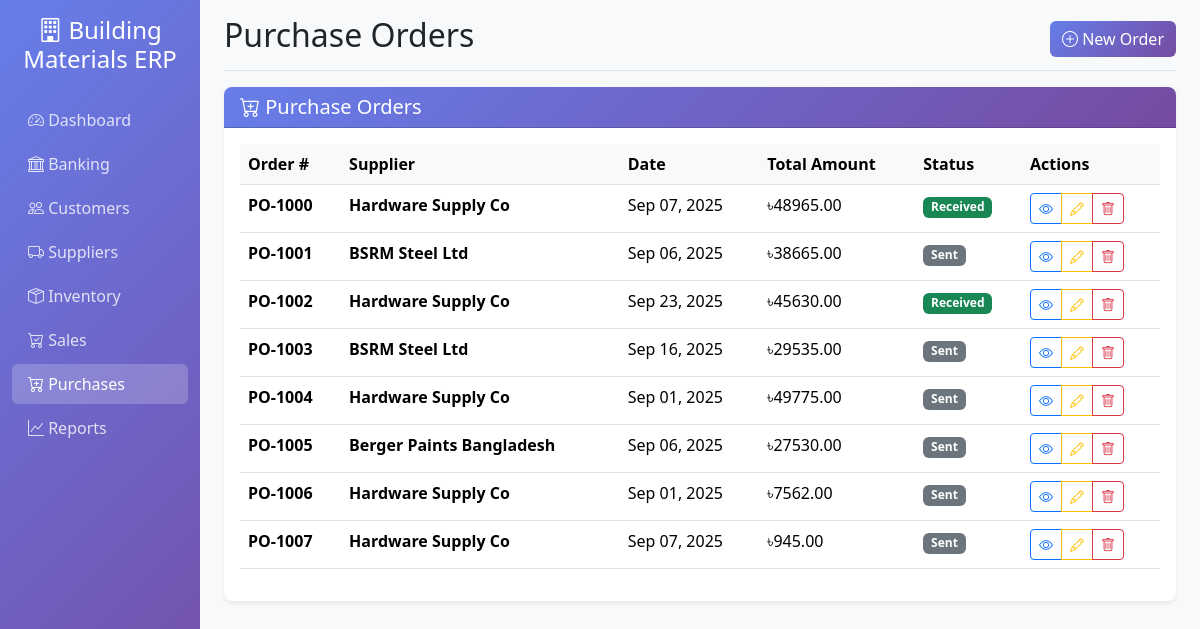
/purchases/orders/, run on the app's committed database.
### purchases/models.py (models this page shows, shortened)
class PurchaseOrder(models.Model):
    ORDER_STATUS = [
        ('draft', 'Draft'),
        ('sent', 'Sent'),
        ('received', 'Received'),
        ('cancelled', 'Cancelled'),
    ]
    order_number = models.CharField(max_length=50, unique=True)
    supplier = models.ForeignKey(Supplier, on_delete=models.CASCADE)
    order_date = models.DateField()
    expected_date = models.DateField()
    status = models.CharField(max_length=20, choices=ORDER_STATUS, default='draft')
    total_amount = models.DecimalField(max_digits=15, decimal_places=2, default=0)
    notes = models.TextField(blank=True)
    created_by = models.ForeignKey(User, on_delete=models.SET_NULL, null=True)
    created_at = models.DateTimeField(auto_now_add=True)
    updated_at = models.DateTimeField(auto_now=True)
    class Meta:
        verbose_name = "Purchase Order"
        verbose_name_plural = "Purchase Orders"

### suppliers/models.py (models this page shows, shortened)
class Supplier(models.Model):
    name = models.CharField(max_length=200)
    contact_person = models.CharField(max_length=100, blank=True)
    phone = models.CharField(max_length=20, blank=True)
    email = models.EmailField(blank=True)
    address = models.TextField(blank=True)
    city = models.CharField(max_length=100, blank=True)
    terms = models.TextField(blank=True)
    opening_balance = models.DecimalField(max_digits=15, decimal_places=2, default=0)
    current_balance = models.DecimalField(max_digits=15, decimal_places=2, default=0)
    is_active = models.BooleanField(default=True)
    created_at = models.DateTimeField(auto_now_add=True)
    updated_at = models.DateTimeField(auto_now=True)
    class Meta:
        verbose_name = "Supplier"
        verbose_name_plural = "Suppliers"

### purchases/views.py (the view)
# urls.py: path('orders/', views.PurchaseOrderListView.as_view(), name='order_list'),
class PurchaseOrderListView(ListView):
    model = PurchaseOrder
    template_name = 'purchases/order_list.html'
    context_object_name = 'orders'

### templates/purchases/order_list.html (shortened to what this page needs)
{% extends 'base.html' %}
{% block page_title %}Purchase Orders{% endblock %}
{% block page_actions %}
<a href="{% url 'purchases:order_create' %}" class="btn btn-primary">
    <i class="bi bi-plus-circle"></i> New Order
</a>
{% endblock %}
{% block content %}
<div class="row">
    <div class="col-12">
        <div class="card">
            <div class="card-header">
                <h5 class="mb-0">
                    <i class="bi bi-cart-plus"></i>
                    Purchase Orders
                </h5>
            </div>
            <div class="card-body">
                {% if orders %}
                <div class="table-responsive">
                    <table class="table table-hover">
                        <thead>
                            <tr>
                                <th>Order #</th>
                                <th>Supplier</th>
                                <th>Date</th>
                                <th>Total Amount</th>
                                <th>Status</th>
                                <th>Actions</th>
                            </tr>
                        </thead>
                        <tbody>
                            {% for order in orders %}
                            <tr>
                                <td>
                                    <strong>{{ order.order_number }}</strong>
                                </td>
                                <td>
                                    <div>
                                        <strong>{{ order.supplier.name }}</strong>
                                    </div>
                                </td>
                                <td>{{ order.order_date|date:"M d, Y" }}</td>
                                <td>৳{{ order.total_amount|floatformat:2 }}</td>
                                <td>
                                    <span class="badge {% if order.status == 'pending' %}bg-warning{% elif order.status == 'confirmed' %}bg-info{% elif order.status == 'received' %}bg-success{% else %}bg-secondary{% endif %}">
                                        {{ order.get_status_display }}
                                    </span>
                                </td>
                                <td>
                                    <div class="btn-group btn-group-sm">
                                        <a href="{% url 'purchases:order_detail' order.pk %}" class="btn btn-outline-primary">
                                            <i class="bi bi-eye"></i>
                                        </a>
                                        <a href="{% url 'purchases:order_edit' order.pk %}" class="btn btn-outline-warning">
                                            <i class="bi bi-pencil"></i>
                                        </a>
                                        <a href="{% url 'purchases:order_delete' order.pk %}" class="btn btn-outline-danger">
                                            <i class="bi bi-trash"></i>
                                        </a>
                                    </div>
                                </td>
                            </tr>
                            {% endfor %}
                        </tbody>
                    </table>
                </div>
                {% endif %}
            </div>
        </div>
    </div>
</div>
{% endblock %}

### templates/base.html (style rules this page uses)
.card { border: none; box-shadow: 0 0.125rem 0.25rem rgba(0, 0, 0, 0.075); border-radius: 0.5rem; }
.card-header { background: linear-gradient(135deg, #667eea 0%, #764ba2 100%); color: white; border-radius: 0.5rem 0.5rem 0 0 !important; }
.btn-primary { background: linear-gradient(135deg, #667eea 0%, #764ba2 100%); border: none; }
.table th { background-color: #f8f9fa; border-top: none; }

### data on the page
PurchaseOrder: order_number "PO-1000", supplier.name "Hardware Supply Co", order_date "Sep 07, 2025", total_amount "48965.00", status "Received"
PurchaseOrder: order_number "PO-1001", supplier.name "BSRM Steel Ltd", order_date "Sep 06, 2025", total_amount "38665.00", status "Sent"
PurchaseOrder: order_number "PO-1002", supplier.name "Hardware Supply Co", order_date "Sep 23, 2025", total_amount "45630.00", status "Received"
PurchaseOrder: order_number "PO-1003", supplier.name "BSRM Steel Ltd", order_date "Sep 16, 2025", total_amount "29535.00", status "Sent"
PurchaseOrder: order_number "PO-1004", supplier.name "Hardware Supply Co", order_date "Sep 01, 2025", total_amount "49775.00", status "Sent"
PurchaseOrder: order_number "PO-1005", supplier.name "Berger Paints Bangladesh", order_date "Sep 06, 2025", total_amount "27530.00", status "Sent"
PurchaseOrder: order_number "PO-1006", supplier.name "Hardware Supply Co", order_date "Sep 01, 2025", total_amount "7562.00", status "Sent"
PurchaseOrder: order_number "PO-1007", supplier.name "Hardware Supply Co", order_date "Sep 07, 2025", total_amount "945.00", status "Sent"
